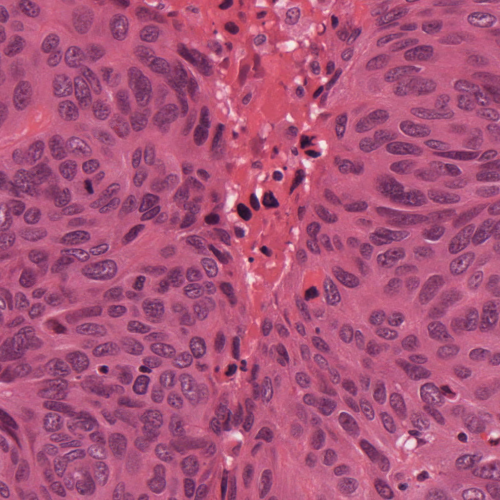
//> input picture xsvab-pvid-zadanie2/assets/Histology nuclei/TCGA-18-5592-01Z-00-DX1.tif, 1000 x 1000 px (shown at 1/2 size); the run also reads 1 picture not shown here
$ ./main   (built with g++ and OpenCV 4)
//> lines starting //> are read from the running program, lines starting //| are printed output that depends on the picture
### xsvab-pvid-zadanie2/src/segmentation.h
#pragma once

#include <opencv2/opencv.hpp>


void segmentation(cv::Mat input, cv::Mat nucleiMask);

### xsvab-pvid-zadanie2/src/cdf.h
#pragma once

#include <opencv2/opencv.hpp>
#include "common.h"


void calcCDF(std::vector<cv::Mat> hist, std::vector<cv::Mat>& cdf);
void displayCDF(std::vector<cv::Mat> cdf);
cv::Mat createLookupTable(cv::Mat inputCDF, cv::Mat targetCDF);
void cdf(cv::Mat input, cv::Mat target, std::vector<std::string> channelNames, std::vector<cv::Scalar> colors, const float* ranges[], OutputArgs outputArgs);
void cdfRGB(cv::Mat input, cv::Mat target);
void cdfYCC(cv::Mat input, cv::Mat target);

### xsvab-pvid-zadanie2/src/gamma.h
#pragma once

#include <opencv2/opencv.hpp>


void gammaCorrection(cv::Mat input, std::vector<double> gammas);

### xsvab-pvid-zadanie2/src/hist.h
#pragma once

#include <opencv2/opencv.hpp>
#include "common.h"


void calcHist(std::vector<cv::Mat> channels, std::vector<cv::Mat>& hist, const float* histRanges[]);
void displayHist(std::vector<cv::Mat> hist, std::vector<cv::Scalar> colors, std::vector<std::string> channelNames, OutputArgs outputArgs);
void hist(cv::Mat input, cv::ColorConversionCodes conversion, cv::ColorConversionCodes inverseConversion,
	std::vector<std::string> channelNames, std::vector<cv::Scalar> colors, bool corrections[], const float* ranges[], OutputArgs outputArgs);
void histGrayscale(cv::Mat input);
void histRGB(cv::Mat input);
void histYCC(cv::Mat input);
void histHSV(cv::Mat input);
void histXYZ(cv::Mat input);
void histLAB(cv::Mat input);

### xsvab-pvid-zadanie2/src/common.h
#pragma once

#include <opencv2/opencv.hpp>


struct OutputArgs {
	std::string name;
	std::string dir;
	std::string extension;
};

void outputImage(cv::Mat image, OutputArgs outputArgs);

### xsvab-pvid-zadanie2/src/segmentation.cpp
#include "segmentation.h"
#include "common.h"


void segmentation(cv::Mat input, cv::Mat mask)
{
	std::string outputDir = "output\\segmentation\\";
	std::string outputExtension = ".png";

	// convert to lab color space

	cv::Mat inputLab;
	cv::cvtColor(input, inputLab, cv::COLOR_BGR2Lab);
	outputImage(inputLab, { "input_lab", outputDir, outputExtension });

	// split channels

	std::vector<cv::Mat> inputChannels;
	cv::split(inputLab, inputChannels);
	int channelCount = inputChannels.size();

	// compute target

	std::vector<cv::Scalar> targetChannels(channelCount);
	for (int channelID = 0; channelID < channelCount; channelID++)
		targetChannels[channelID] = cv::mean(inputChannels[channelID], mask);

	// compute delta lab

	cv::Mat delta_l, delta_a, delta_b;
	cv::absdiff(inputChannels[0], targetChannels[0], delta_l);
	cv::absdiff(inputChannels[1], targetChannels[1], delta_a);
	cv::absdiff(inputChannels[2], targetChannels[2], delta_b);

	delta_l.convertTo(delta_l, CV_32F);
	delta_a.convertTo(delta_a, CV_32F);
	delta_b.convertTo(delta_b, CV_32F);

	cv::Mat delta_lab;
	cv::sqrt(delta_l.mul(delta_l) + delta_a.mul(delta_a) + delta_b.mul(delta_b), delta_lab);
	delta_lab.convertTo(delta_lab, CV_8U);
	outputImage(delta_lab, { "delta_lab", outputDir, outputExtension });

	// perform thresholding

	cv::Mat threshold;
	cv::threshold(delta_lab, threshold, 30, 255, cv::THRESH_BINARY);
	outputImage(threshold, { "threshold", outputDir, outputExtension });
	threshold.convertTo(threshold, CV_8U);

	// display output

	cv::Mat output;
	input.copyTo(output, threshold);
	outputImage(output, { "output", outputDir, outputExtension });

	cv::waitKey();
}

### xsvab-pvid-zadanie2/src/cdf.cpp
#include "cdf.h"
#include "hist.h"


void calcCDF(std::vector<cv::Mat> hist, std::vector<cv::Mat>& cdf)
{
	int histSize = 256;

	for (int histID = 0; histID < hist.size(); histID++) {
		cv::Mat curHist = hist[histID];

		for (int i = 1; i < histSize; i++)
			curHist.at<float>(i) += curHist.at<float>(i - 1);
		curHist /= curHist.at<float>(histSize - 1);

		cdf[histID] = curHist;
	}
}

void displayCDF(std::vector<cv::Mat> cdf, std::vector<cv::Scalar> colors, std::vector<std::string> channelNames, OutputArgs outputArgs)
{
	int width = 600, height = 500;
	int histSize = 256;

	cv::Mat image(height, width, CV_8UC3, cv::Scalar(255, 255, 255));

	// draw lines
	for (int cdfID = 0; cdfID < cdf.size(); cdfID++) {
		cv::Mat curCDF = cdf[cdfID];
		cv::Scalar color = colors[cdfID];

		for (int x = 1; x < histSize; ++x) {
			cv::line(image,
				cv::Point((x - 1) * 2, height - curCDF.at<float>(x - 1) * height),
				cv::Point(x * 2, height - curCDF.at<float>(x) * height),
				color
			);
		}
	}

	// add legend
	for (int channelID = 0; channelID < colors.size(); channelID++) {
		auto color = colors[channelID];
		auto channelName = channelNames[channelID];

		cv::putText(image, channelName, cv::Point(10, 20 + channelID * 20),
			cv::FONT_HERSHEY_SIMPLEX, 0.5, color, 1);
	}

	outputImage(image, outputArgs);
}

void calcLookUpTable(std::vector<cv::Mat> inputCDF, std::vector<cv::Mat> targetCDF, std::vector<cv::Mat>& lookUpTable)
{
	for (int channelID = 0; channelID < lookUpTable.size(); channelID++) {
		cv::Mat curInput = inputCDF[channelID];
		cv::Mat curTarget = targetCDF[channelID];

		for (int i = 0; i < 256; ++i) {
			int j = 0;

			while (j < 256 && curInput.at<float>(i) > curTarget.at<float>(j))
				++j;

			if (j == 0) {
				lookUpTable[channelID].at<uchar>(i) = 0;
			} else if (j == 256) {
				lookUpTable[channelID].at<uchar>(i) = 255;
			} else {
				float t = (curInput.at<float>(i) - curTarget.at<float>(j - 1)) / (curTarget.at<float>(j) - curTarget.at<float>(j - 1));
				lookUpTable[channelID].at<uchar>(i) = cv::saturate_cast<uchar>(j - 1 + t);
			}
		}
	}
}

void cdf(cv::Mat input, cv::Mat target, cv::ColorConversionCodes conversion, cv::ColorConversionCodes inverseConversion,
	std::vector<std::string> channelNames, std::vector<cv::Scalar> colors, const float* ranges[], OutputArgs outputArgs)
{
	// convert images from bgr to different color space

	cv::Mat convertedInput;
	cv::cvtColor(input, convertedInput, conversion);
	outputImage(convertedInput, { outputArgs.name + "_input", outputArgs.dir, outputArgs.extension});

	cv::Mat convertedTarget;
	cv::cvtColor(target, convertedTarget, conversion);
	outputImage(convertedTarget, { outputArgs.name + "_target", outputArgs.dir, outputArgs.extension });

	// split image channels

	std::vector<cv::Mat> inputChannels;
	cv::split(convertedInput, inputChannels);

	std::vector<cv::Mat> targetChannels;
	cv::split(convertedTarget, targetChannels);

	int channelCount = inputChannels.size();

	// calculate histograms

	std::vector<cv::Mat> inputHist(channelCount);
	calcHist(inputChannels, inputHist, ranges);
	displayHist(inputHist, colors, channelNames, { "hist_" + outputArgs.name + "_input", outputArgs.dir, outputArgs.extension });

	std::vector<cv::Mat> targetHist(channelCount);
	calcHist(targetChannels, targetHist, ranges);
	displayHist(targetHist, colors, channelNames, { "hist_" + outputArgs.name + "_target", outputArgs.dir, outputArgs.extension });

	// calculate cdf

	std::vector<cv::Mat> inputCDF(channelCount);
	calcCDF(inputHist, inputCDF);
	displayCDF(inputCDF, colors, channelNames, { "cdf_" + outputArgs.name + "_input", outputArgs.dir, outputArgs.extension });

	std::vector<cv::Mat> targetCDF(channelCount);
	calcCDF(targetHist, targetCDF);
	displayCDF(targetCDF, colors, channelNames, { "cdf_" + outputArgs.name + "_target", outputArgs.dir, outputArgs.extension });

	// calculate lookup table

	std::vector<cv::Mat> lookUpTable;
	for (int channelID = 0; channelID < channelCount; channelID++) {
		cv::Mat lut(1, 256, CV_8U);
		lookUpTable.push_back(lut);
	}

	calcLookUpTable(inputCDF, targetCDF, lookUpTable);

	// correct image

	std::vector<cv::Mat> correctedChannels(channelCount);
	for (int channelID = 0; channelID < channelCount; channelID++)
		cv::LUT(inputChannels[channelID], lookUpTable[channelID], correctedChannels[channelID]);

	cv::Mat corrected;
	cv::merge(correctedChannels, corrected);

	// display image

	cv::Mat output;
	cv::cvtColor(corrected, output, inverseConversion);
	outputImage(output, { outputArgs.name + "_corrected", outputArgs.dir, outputArgs.extension });

	cv::waitKey();
}

void cdfRGB(cv::Mat input, cv::Mat target)
{
	OutputArgs outputArgs = { "rgb", "output\\cdf\\rgb\\", ".png" };

	cv::ColorConversionCodes conversion = cv::COLOR_BGR2RGB;
	cv::ColorConversionCodes inverseConversion = cv::COLOR_RGB2BGR;

	std::vector<cv::Scalar> colors = { cv::Scalar(0, 0, 255), cv::Scalar(0, 255, 0), cv::Scalar(255, 0, 0) };
	std::vector<std::string> channelNames = { "R", "G", "B" };

	float rgbRange[] = { 0, 256 };
	const float* ranges[] = { rgbRange, rgbRange, rgbRange };

	cdf(input, target, conversion, inverseConversion, channelNames, colors, ranges, outputArgs);
}

void cdfYCC(cv::Mat input, cv::Mat target)
{
	OutputArgs outputArgs = { "ycc", "output\\cdf\\ycc\\", ".png" };

	cv::ColorConversionCodes conversion = cv::COLOR_BGR2YCrCb;
	cv::ColorConversionCodes inverseConversion = cv::COLOR_YCrCb2BGR;

	std::vector<std::string> channelNames = { "Luma", "Chroma blue", "Chroma Red" };
	std::vector<cv::Scalar> colors = { cv::Scalar(0, 255, 0), cv::Scalar(255, 0, 0), cv::Scalar(0, 0, 255) };

	float yccRange[] = { 0, 256 };
	const float* ranges[] = { yccRange, yccRange, yccRange };

	cdf(input, target, conversion, inverseConversion, channelNames, colors, ranges, outputArgs);
}

### xsvab-pvid-zadanie2/src/gamma.cpp
#include "gamma.h"
#include "common.h"


void gammaCorrection(cv::Mat input, std::vector<double> gammas)
{
	std::string outputDir = "output\\gamma\\";
	std::string outputExtension = ".png";

	cv::Mat converted = input;
	input.convertTo(converted, CV_32F);

	for (int gammaID = 0; gammaID < gammas.size(); gammaID++)
	{
		double gamma = gammas[gammaID];
		std::string outputName = "gamma" + std::to_string(gammaID);

		cv::Mat corrected;
		cv::pow(converted, gamma, corrected);

		cv::Mat normalized;
		cv::normalize(corrected, normalized, 0, 255, cv::NORM_MINMAX);

		cv::Mat output;
		normalized.convertTo(output, CV_8U);

		outputImage(output, { outputName, outputDir, outputExtension });
	}

	cv::waitKey();
}

### xsvab-pvid-zadanie2/src/hist.cpp
#include "hist.h"


void calcHist(std::vector<cv::Mat> channels, std::vector<cv::Mat>& hist, const float* histRanges[])
{
	int histSize = 256;
	for (int channelID = 0; channelID < channels.size(); channelID++)
		cv::calcHist(&channels[channelID], 1, 0, cv::Mat(), hist[channelID], 1, &histSize, &histRanges[channelID]);
}

void displayHist(std::vector<cv::Mat> hist, std::vector<cv::Scalar> colors, std::vector<std::string> channelNames, OutputArgs outputArgs)
{
	int width = 600, height = 500;
	int histSize = hist[0].rows;
	int binWidth = cvRound((double)width / histSize);

	cv::Mat image(height, width, CV_8UC3, cv::Scalar(255, 255, 255));

	// normalize channels
	for (int channelID = 0; channelID < hist.size(); channelID++)
		cv::normalize(hist[channelID], hist[channelID], 0, image.rows, cv::NORM_MINMAX, -1, cv::Mat());

	// draw lines
	for (int channelID = 0; channelID < hist.size(); channelID++) {
		cv::Mat channel = hist[channelID];
		cv::Scalar color = colors[channelID];

		for (int histX = 1; histX < histSize; histX++) {
			cv::line(image,
				cv::Point(binWidth * (histX - 1), height - cvRound(channel.at<float>(histX - 1))),
				cv::Point(binWidth * histX, height - cvRound(channel.at<float>(histX))),
				color
			);
		}
	}

	// add legend
	for (int channelID = 0; channelID < colors.size(); channelID++) {
		auto color = colors[channelID];
		auto channelName = channelNames[channelID];

		cv::putText(image, channelName, cv::Point(10, 20 + channelID * 20),
			cv::FONT_HERSHEY_SIMPLEX, 0.5, color, 1);
	}

	outputImage(image, outputArgs);
}

// [43 lines left out: function histogram, not called in this run]

void hist(cv::Mat input, cv::ColorConversionCodes conversion, cv::ColorConversionCodes inverseConversion,
	std::vector<std::string> channelNames, std::vector<cv::Scalar> colors, bool corrections[], const float* ranges[], OutputArgs outputArgs)
{
	// convert image from bgr to different color space
	cv::Mat converted;
	cv::cvtColor(input, converted, conversion);
	outputImage(converted, outputArgs);

	// split image channels
	std::vector<cv::Mat> channels;
	cv::split(converted, channels);
	int channelCount = channels.size();

	// correct channels with histogram equalization
	std::vector<cv::Mat> channelsCorrected(channelCount);
	for (int i = 0; i < channelCount; i++) {
		if (corrections[i])
			cv::equalizeHist(channels[i], channelsCorrected[i]);
		else
			channelsCorrected[i] = channels[i];
	}

	// merge corrected channels
	cv::Mat corrected;
	cv::merge(channelsCorrected, corrected);

	// display histogram of original image
	std::vector<cv::Mat> hist(channelCount);
	calcHist(channels, hist, ranges);
	displayHist(hist, colors, channelNames, { "hist_" + outputArgs.name, outputArgs.dir, outputArgs.extension });

	// display histogram of corrected image
	std::vector<cv::Mat> histCorrected(channelCount);
	calcHist(channelsCorrected, histCorrected, ranges);
	displayHist(histCorrected, colors, channelNames, { "hist_" + outputArgs.name + "_corrected", outputArgs.dir, outputArgs.extension });

	// display corrected image
	cv::Mat output;
	cv::cvtColor(corrected, output, inverseConversion);
	outputImage(output, { outputArgs.name + "_corrected", outputArgs.dir, outputArgs.extension });

	cv::waitKey();
}

void histGrayscale(cv::Mat input)
{
	OutputArgs outputArgs = { "grayscale", "output\\histogram\\grayscale\\", ".png" };

	cv::ColorConversionCodes conversion = cv::COLOR_BGR2GRAY;
	cv::ColorConversionCodes inverseConversion = cv::COLOR_GRAY2BGR;

	std::vector<std::string> channelNames = { "White" };
	std::vector<cv::Scalar> colors = { cv::Scalar(0, 0, 255) };
	bool corrections[] = { true };

	float grayscaleRange[] = { 0, 256 };
	const float* ranges[] = { grayscaleRange };

	hist(input, conversion, inverseConversion, channelNames, colors, corrections, ranges, outputArgs);
}

void histRGB(cv::Mat input)
{
	OutputArgs outputArgs = { "rgb", "output\\histogram\\rgb\\", ".png" };

	cv::ColorConversionCodes conversion = cv::COLOR_BGR2RGB;
	cv::ColorConversionCodes inverseConversion = cv::COLOR_RGB2BGR;

	std::vector<std::string> channelNames = { "Red", "Green", "Blue" };
	std::vector<cv::Scalar> colors = { cv::Scalar(0, 0, 255), cv::Scalar(0, 255, 0), cv::Scalar(255, 0, 0) };
	bool corrections[] = { true, true, true };

	float rgbRange[] = { 0, 256 };
	const float* ranges[] = { rgbRange, rgbRange, rgbRange };

	hist(input, conversion, inverseConversion, channelNames, colors, corrections, ranges, outputArgs);
}

void histYCC(cv::Mat input)
{
	OutputArgs outputArgs = { "ycc", "output\\histogram\\ycc\\", ".png" };

	cv::ColorConversionCodes conversion = cv::COLOR_BGR2YCrCb;
	cv::ColorConversionCodes inverseConversion = cv::COLOR_YCrCb2BGR;

	std::vector<std::string> channelNames = { "Luma", "Chroma blue", "Chroma Red" };
	std::vector<cv::Scalar> colors = { cv::Scalar(0, 255, 0), cv::Scalar(255, 0, 0), cv::Scalar(0, 0, 255) };
	bool corrections[] = { true, false, false };

	float yccRange[] = { 0, 256 };
	const float* ranges[] = { yccRange, yccRange, yccRange };

	hist(input, conversion, inverseConversion, channelNames, colors, corrections, ranges, outputArgs);
}

void histHSV(cv::Mat input)
{
	OutputArgs outputArgs = { "hsv", "output\\histogram\\hsv\\", ".png" };

	cv::ColorConversionCodes conversion = cv::COLOR_BGR2HSV;
	cv::ColorConversionCodes inverseConversion = cv::COLOR_HSV2BGR;

	std::vector<std::string> channelNames = { "Hue", "Saturation", "Value" };
	std::vector<cv::Scalar> colors = { cv::Scalar(0, 0, 255), cv::Scalar(0, 255, 0), cv::Scalar(255, 0, 0) };
	bool corrections[] = { false, false, true };

	float hRange[] = { 0, 180 };
	float svRange[] = { 0, 256 };
	const float* ranges[] = { hRange, svRange, svRange };

	hist(input, conversion, inverseConversion, channelNames, colors, corrections, ranges, outputArgs);
}

void histXYZ(cv::Mat input)
{
	OutputArgs outputArgs = { "xyz", "output\\histogram\\xyz\\", ".png" };

	cv::ColorConversionCodes conversion = cv::COLOR_BGR2XYZ;
	cv::ColorConversionCodes inverseConversion = cv::COLOR_XYZ2BGR;

	std::vector<cv::Scalar> colors = { cv::Scalar(255, 0, 0), cv::Scalar(0, 255, 0), cv::Scalar(0, 0, 255) };
	std::vector<std::string> channelNames = { "X", "Y", "Z" };
	bool corrections[] = { false, true, false };

	float xRange[] = { 0, 95.05 };
	float yRange[] = { 0, 100 };
	float zRange[] = { 0, 108.9 };
	const float* ranges[] = { xRange, yRange, zRange };

	hist(input, conversion, inverseConversion, channelNames, colors, corrections, ranges, outputArgs);
}

void histLAB(cv::Mat input)
{
	OutputArgs outputArgs = { "lab", "output\\histogram\\lab\\", ".png" };

	cv::ColorConversionCodes conversion = cv::COLOR_BGR2Lab;
	cv::ColorConversionCodes inverseConversion = cv::COLOR_Lab2BGR;

	std::vector<cv::Scalar> colors = { cv::Scalar(255, 0, 0), cv::Scalar(0, 255, 0), cv::Scalar(0, 0, 255) };
	std::vector<std::string> channelNames = { "L", "A", "B" };
	bool corrections[] = { true, false, false };

	float lRange[] = { 0, 100 };
	float abRange[] = { -128, 128 };
	const float* ranges[] = { lRange, abRange, abRange };

	hist(input, conversion, inverseConversion, channelNames, colors, corrections, ranges, outputArgs);
}

### xsvab-pvid-zadanie2/src/common.cpp
#include "common.h"


void outputImage(cv::Mat image, OutputArgs outputArgs)
{
	cv::imshow(outputArgs.name, image);
	cv::imwrite(outputArgs.dir + outputArgs.name + outputArgs.extension, image);
}

### xsvab-pvid-zadanie2/src/main.cpp
#include "common.h"
#include "hist.h"
#include "gamma.h"
#include "cdf.h"
#include "segmentation.h"


int main()
{
	// load input image

	cv::Mat input = cv::imread("assets\\Histology nuclei\\TCGA-18-5592-01Z-00-DX1.tif");
//> input is the input picture: 1000 rows x 1000 cols, CV_8UC3; mean B, G, R 122.7, 83.7, 170.4
	if (input.empty()) {
		std::cerr << "Error: Unable to load input image" << std::endl;
		return -1;
	}

	cv::resize(input, input, cv::Size(input.cols / 2, input.rows / 2));
//> input: 500 rows x 500 cols, CV_8UC3
	outputImage(input, { "input", "output\\", ".png" });

	// color correction with histogram

	histGrayscale(input);
//> in hist, `int channelCount = channels.size();`: channelCount = 1
//> the loop in hist, `for (int i = 0; i < channelCount; i++)` made 1 pass
//> in hist, `cv::merge(channelsCorrected, corrected);`:
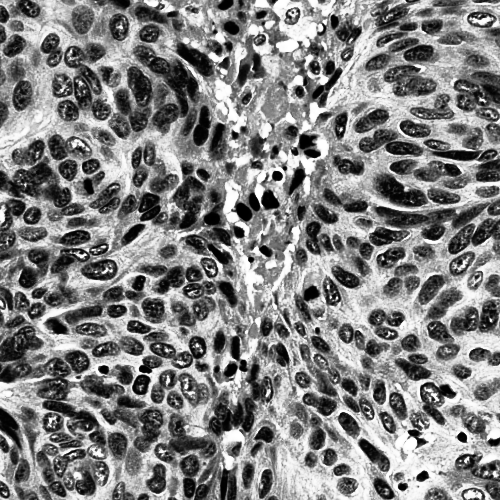
//> corrected: 500 rows x 500 cols, CV_8UC1; min 0, max 255, mean 129.3
//> the loop in calcHist, `for (int channelID = 0; channelID < channels.size(); channelID++)` made 1 pass
//> in displayHist, `int histSize = hist[0].rows;`: histSize = 256
//> in displayHist, `int binWidth = cvRound((double)width / histSize);`: binWidth = 2
//> the loop in displayHist, `for (int channelID = 0; channelID < hist.size(); channelID++)` made 1 pass
//> the loop in calcHist (call 2), `for (int channelID = 0; channelID < channels.size(); channelID++)` made 1 pass
//> the loop in displayHist (call 2), `for (int channelID = 0; channelID < hist.size(); channelID++)` made 1 pass
	histRGB(input);
//> in hist (call 2), `cv::split(converted, channels);`:
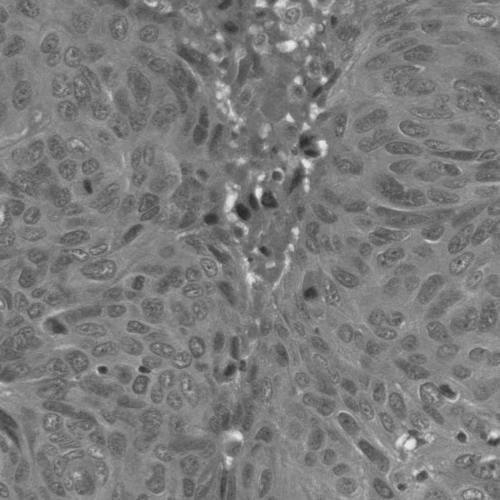
//> channels[2]: 500 rows x 500 cols, CV_8UC1; min 36, max 236, mean 122.9
//> in hist (call 2), `int channelCount = channels.size();`: channelCount = 3
//> the loop in hist (call 2), `for (int i = 0; i < channelCount; i++)` made 3 passes
//> the loop in displayHist (call 4), `for (int channelID = 0; channelID < hist.size(); channelID++)` made 3 passes
//> after the loop in displayHist (call 4), `for (int channelID = 0; channelID < hist.size(); channelID++)`:
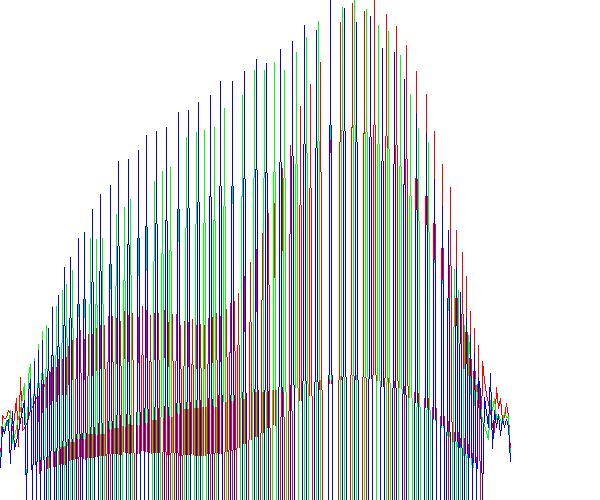
//> image: 500 rows x 600 cols, CV_8UC3; mean B, G, R 223.8, 215.2, 213.1
	histYCC(input);
//> in hist (call 3), `cv::cvtColor(input, converted, conversion);`:
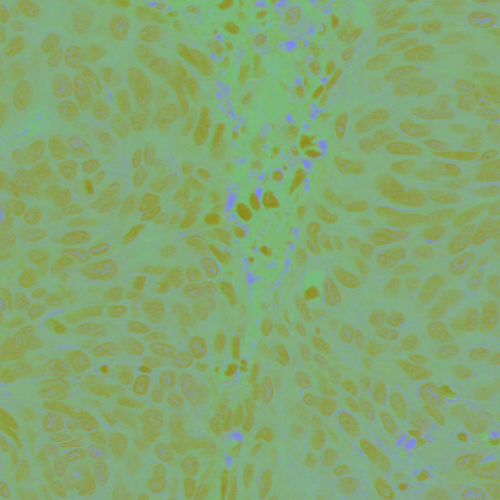
//> converted: 500 rows x 500 cols, CV_8UC3; mean B, G, R 114.2, 168.1, 132.9
//> in hist (call 3), `cv::split(converted, channels);`:
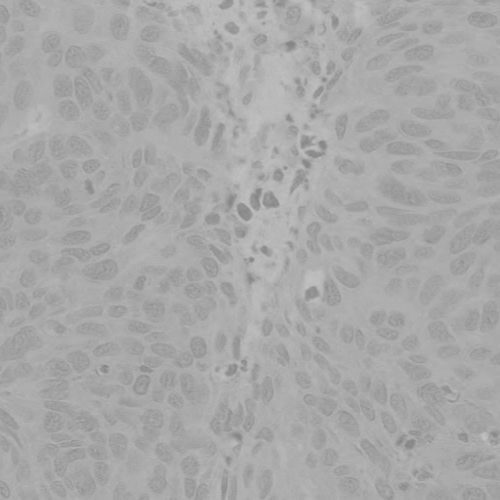
//> channels[1]: 500 rows x 500 cols, CV_8UC1; min 130, max 195, mean 168.1
//> the loop in hist (call 3), `for (int i = 0; i < channelCount; i++)` made 3 passes
//> in hist (call 3), `cv::merge(channelsCorrected, corrected);`:
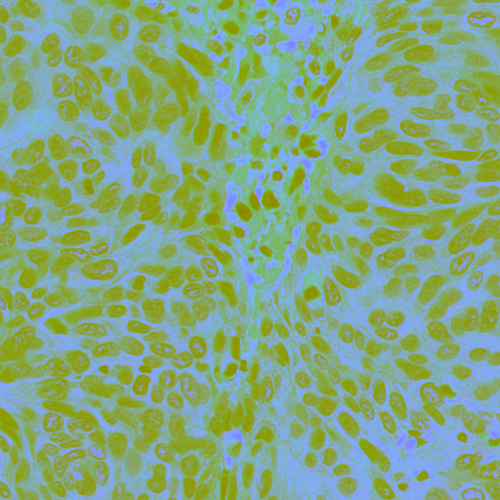
//> corrected: 500 rows x 500 cols, CV_8UC3; mean B, G, R 129.3, 168.1, 132.9
//> the loop in displayHist (call 6), `for (int channelID = 0; channelID < hist.size(); channelID++)` made 3 passes
//> after the loop in displayHist (call 6), `for (int channelID = 0; channelID < hist.size(); channelID++)`:
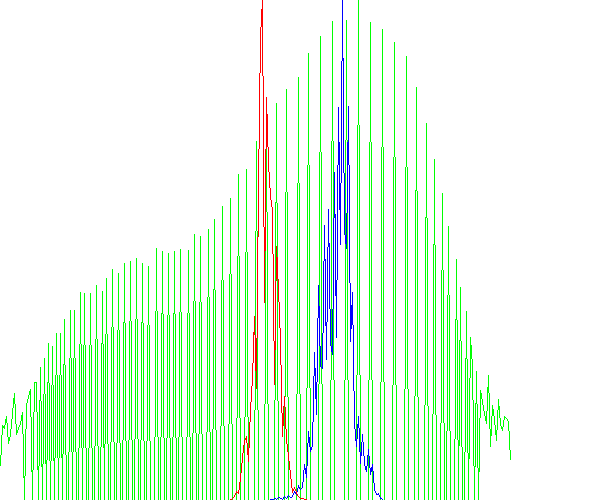
//> image: 500 rows x 600 cols, CV_8UC3; mean B, G, R 228.1, 251.2, 227.4
//> (the rest of the program and of its run is left out)
